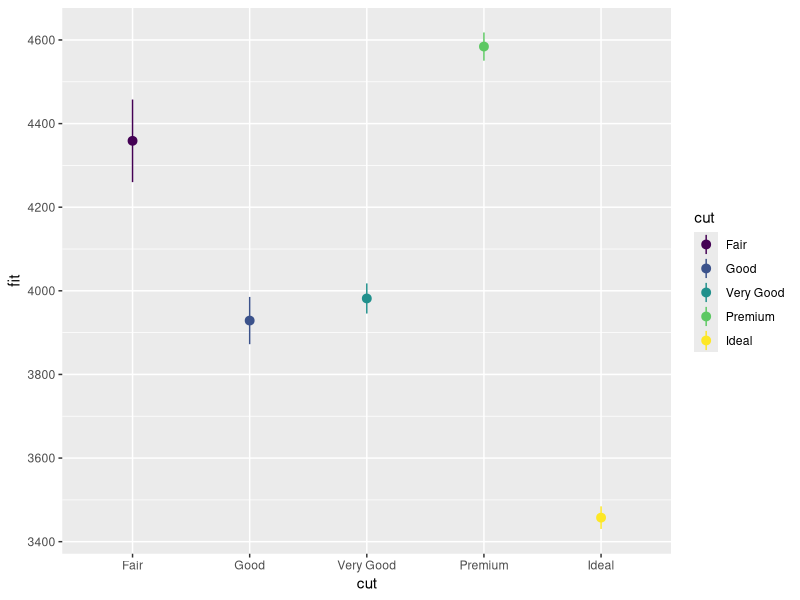
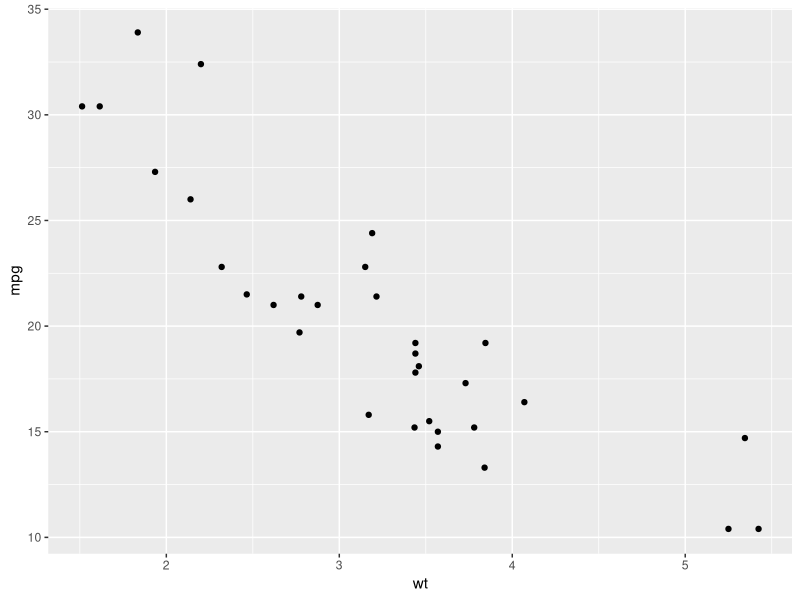
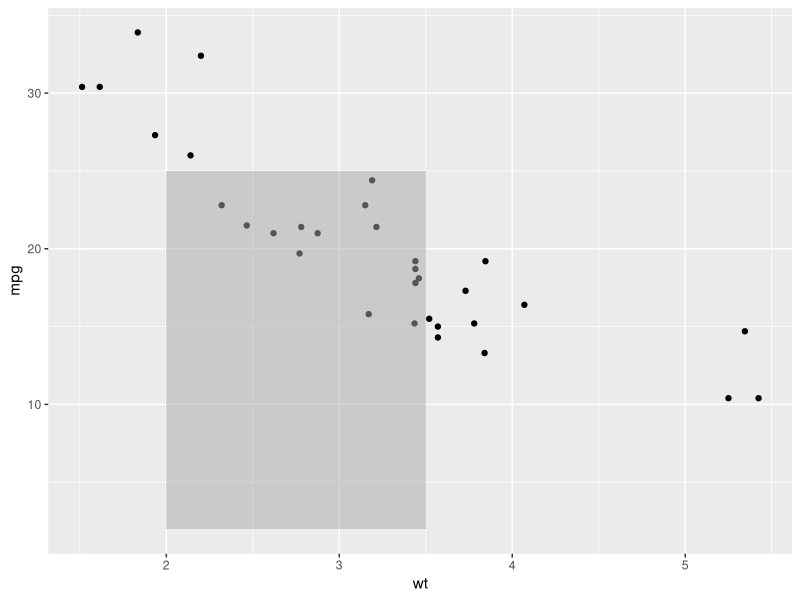
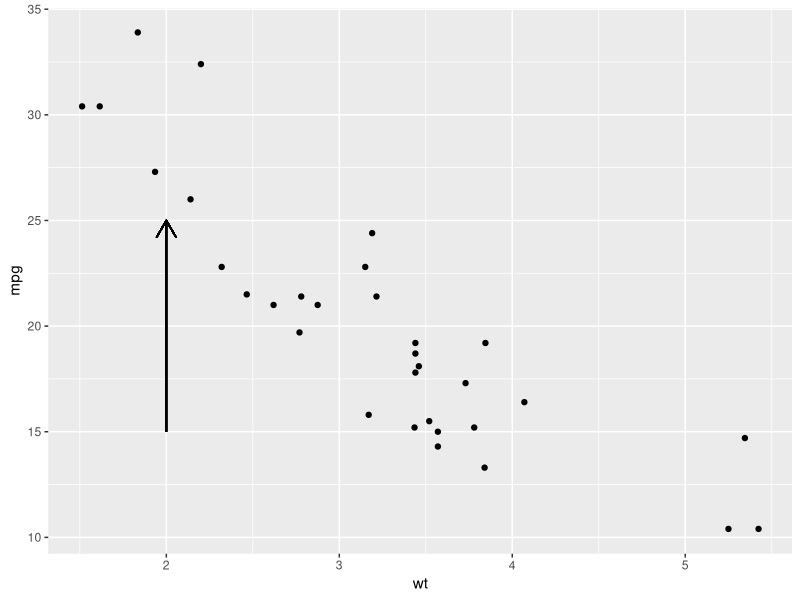
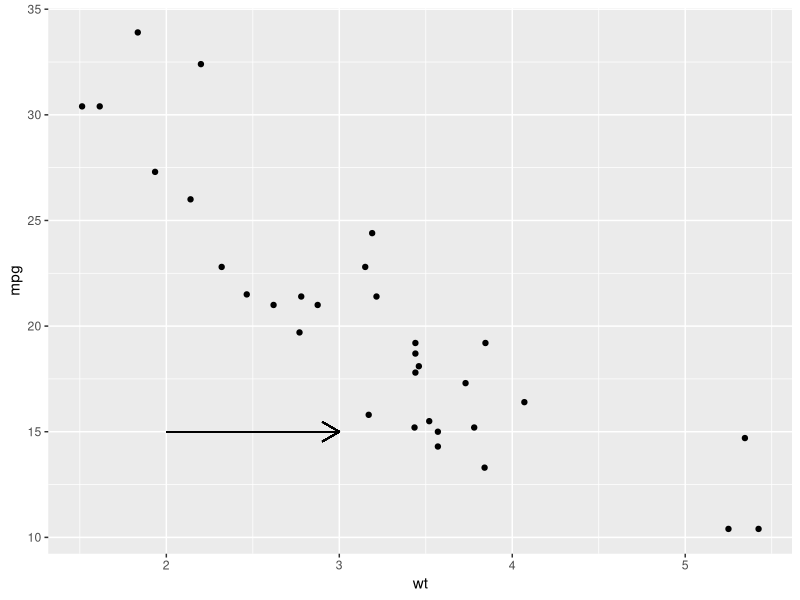
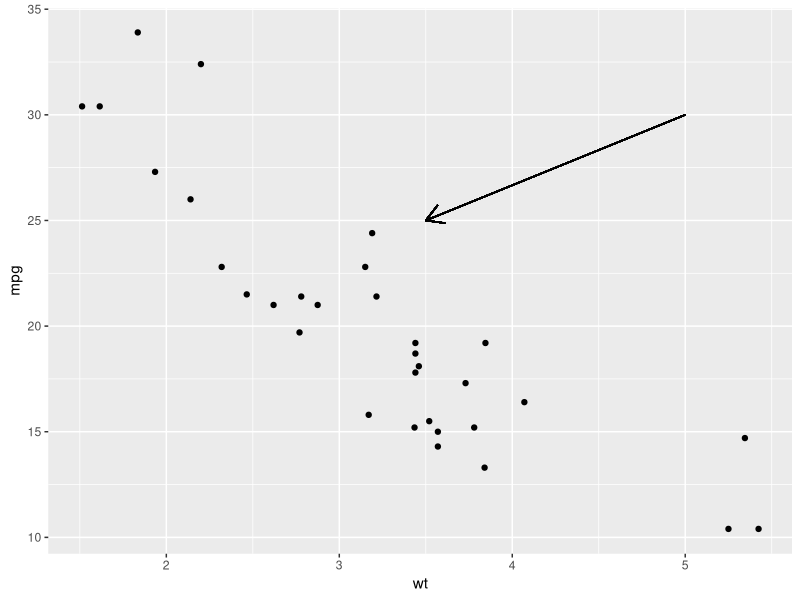
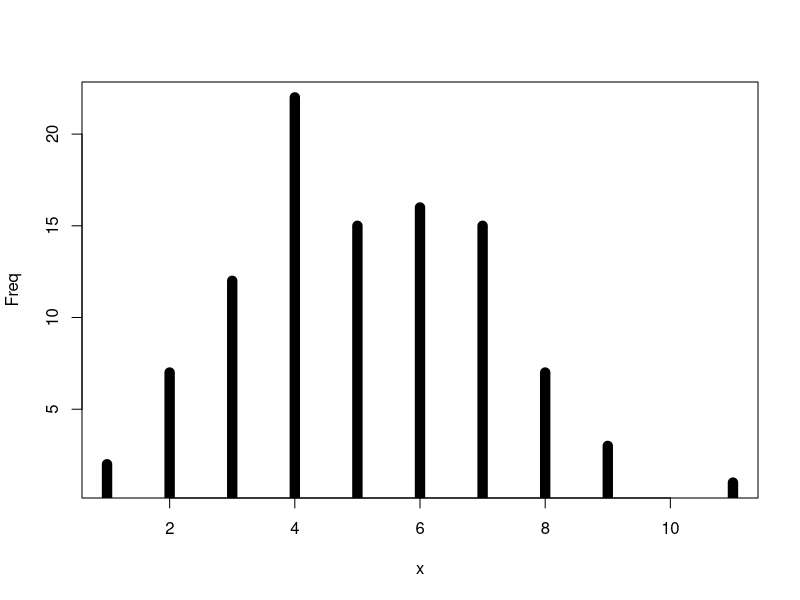
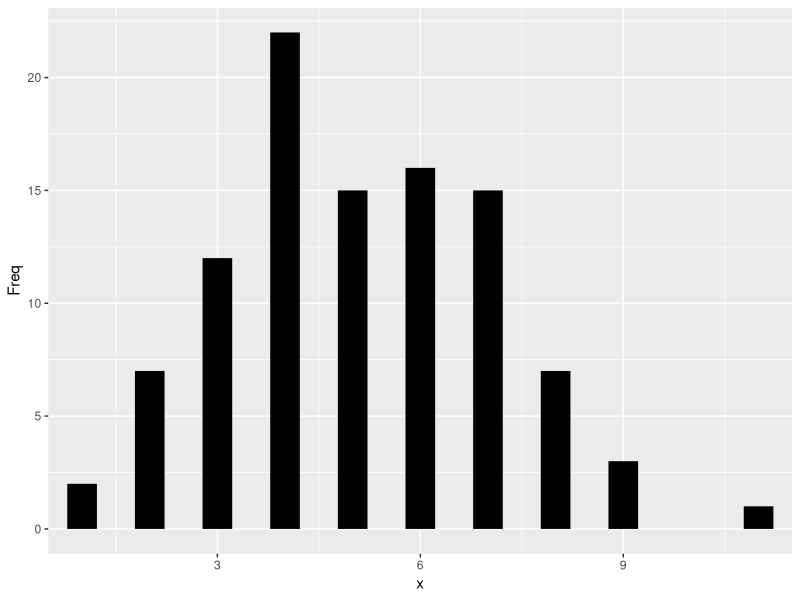

These figures' R source, in order:
# r2py crawler metadata
# package: ggplot2
# source_type: rd_example
# topic: aes_position.Rd
# source_file: C:\Users\bened\AppData\Local\R\win-library\4.5\ggplot2\help
# lines: 50

suppressPackageStartupMessages(library(ggplot2))
# Generate data: means and standard errors of means for prices
# for each type of cut
dmod <- lm(price ~ cut, data = diamonds)
cut <- unique(diamonds$cut)
cuts_df <- data.frame(
  cut,
  predict(dmod, data.frame(cut), se = TRUE)[c("fit", "se.fit")]
)
ggplot(cuts_df) +
  aes(
   x = cut,
   y = fit,
   ymin = fit - se.fit,
   ymax = fit + se.fit,
   colour = cut
  ) +
  geom_pointrange()

# Using annotate
p <- ggplot(mtcars, aes(x = wt, y = mpg)) + geom_point()
p
p + annotate(
  "rect", xmin = 2, xmax = 3.5, ymin = 2, ymax = 25,
  fill = "dark grey", alpha = .5
)

# Geom_segment examples
p + geom_segment(
  aes(x = 2, y = 15, xend = 2, yend = 25),
  arrow = arrow(length = unit(0.5, "cm"))
)
p + geom_segment(
  aes(x = 2, y = 15, xend = 3, yend = 15),
  arrow = arrow(length = unit(0.5, "cm"))
)
p + geom_segment(
  aes(x = 5, y = 30, xend = 3.5, yend = 25),
  arrow = arrow(length = unit(0.5, "cm"))
)

# You can also use geom_segment() to recreate plot(type = "h")
# from base R:
set.seed(1)
counts <- as.data.frame(table(x = rpois(100, 5)))
counts$x <- as.numeric(as.character(counts$x))
with(counts, plot(x, Freq, type = "h", lwd = 10))

ggplot(counts, aes(x = x, y = Freq)) +
  geom_segment(aes(yend = 0, xend = x), size = 10)
